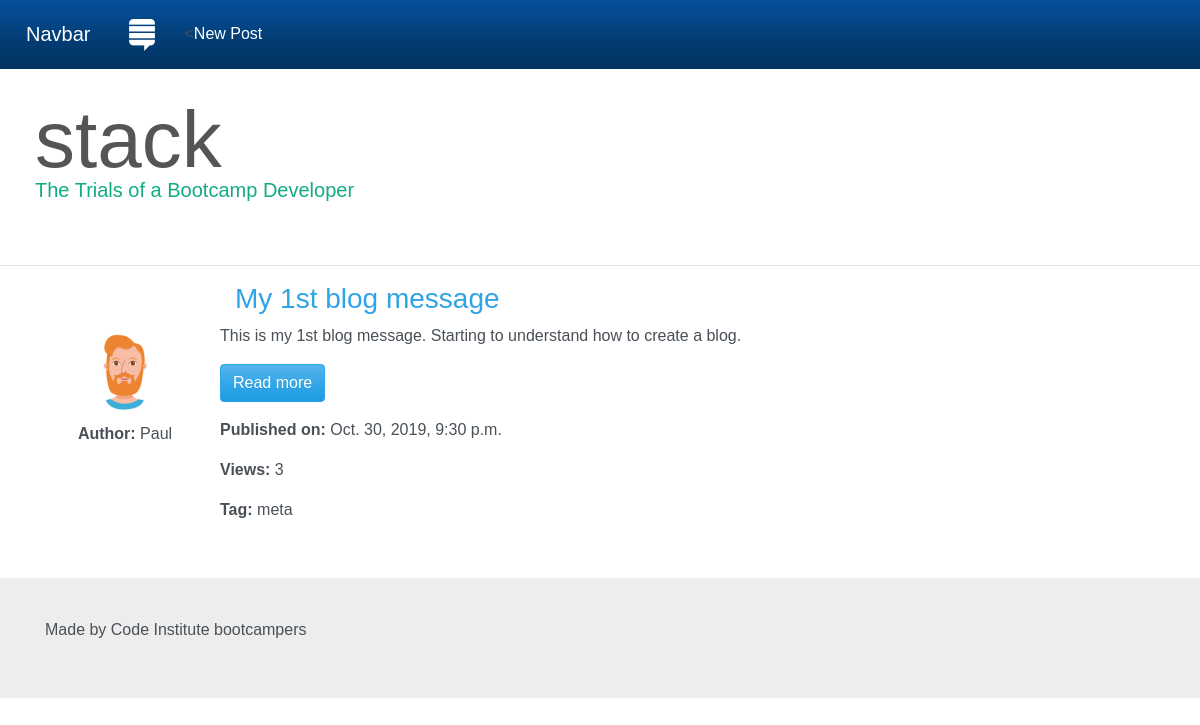
The app's page /posts/, older data.
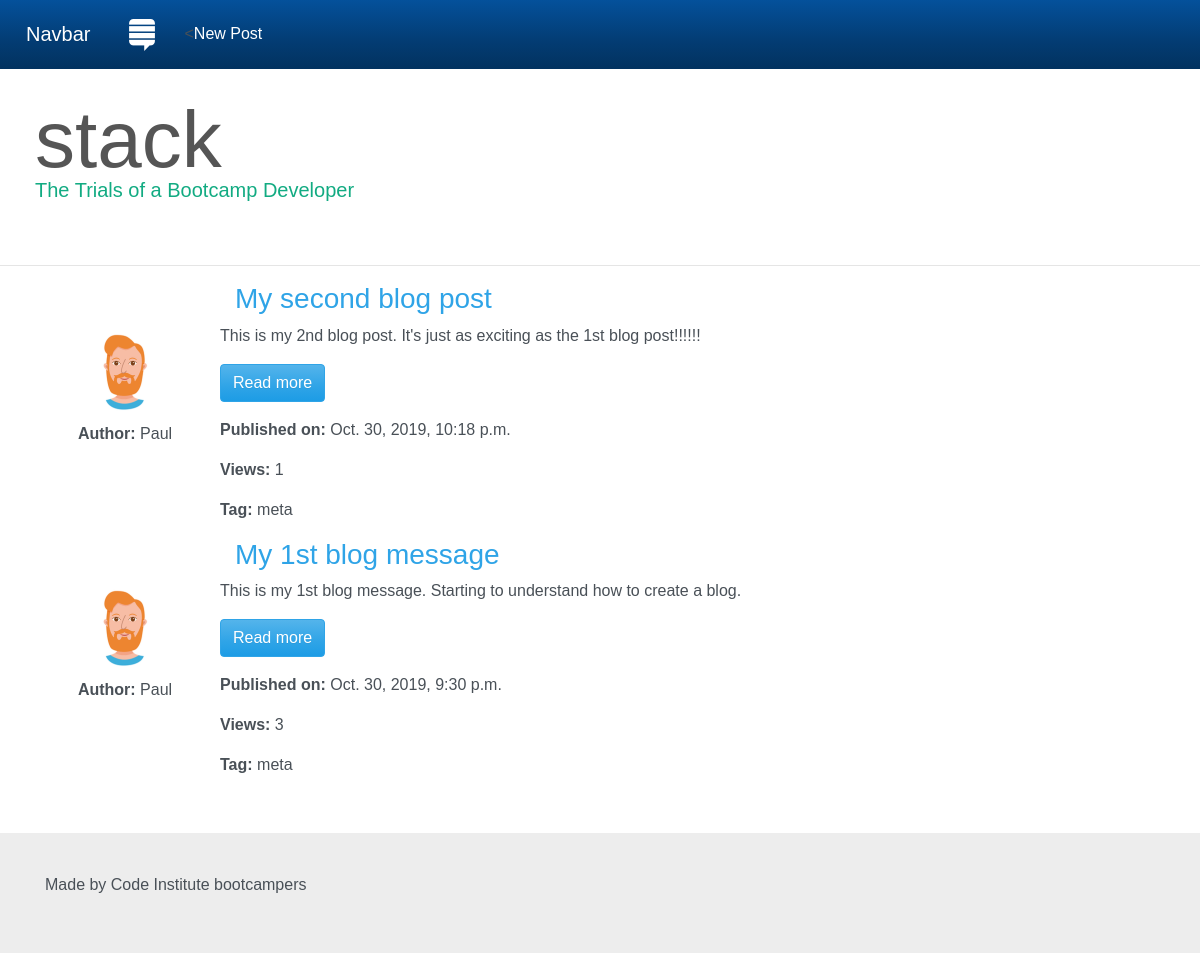
The same page, newer data.
### posts/models.py (models this page shows, shortened)
class Post(models.Model):
    title = models.CharField(max_length=200)
    content = models.TextField()
    created_date = models.DateTimeField(auto_now_add=True)
    published_date = models.DateTimeField(blank=True, null=True, default=timezone.now)
    views = models.IntegerField(default=0)
    tag = models.CharField(max_length=30, blank=True, null=True)
    image = models.ImageField(upload_to="img", blank=True, null=True)

### posts/views.py (the view)
def get_posts(request):
    posts = Post.objects.filter(published_date__lte=timezone.now()
        ).order_by('-published_date')
    return render(request, "blogposts.html", {'posts': posts})

### posts/templates/blogposts.html (shortened to what this page needs)
{% extends 'base.html' %}
{% block content %}
    {% for post in posts %}
        <div class="row">
            <div class="col-md-2 col-sm-3 text-center">
                <a class="story-img" href="#">
                    <img src="/media/img/profile.jpg" class="img-circle">
                </a>
                <p><span class="boldtext">Author:</span> Paul</p>
            </div>
            <div class="col-md-10 col-sm-9">
                <h3>{{ post.title }}</h3>
                <div class="row">
                    <div class="col-xs-9">
                        <p>{{ post.content|truncatewords:30 }}</p>
                        <p><a href="{% url 'post_detail' post.id %}"  class="btn btn-primary">Read more</a></p>
                        <p><span class="boldtext">Published on:</span> {{ post.published_date }} </p>
                        <p><span class="boldtext">Views:</span> {{post.views}}</p>
                        <p><span class="boldtext">Tag:</span> {{ post.tag }}</p>
                    </div>
                </div>
            </div>
        </div>
    {% endfor %}
{% endblock %}

### templates/base.html (shortened to what this page needs)
{% load static from staticfiles %}
<!DOCTYPE html>
<html lang="en">
<head>
    <link rel="stylesheet" href="https://stackpath.bootstrapcdn.com/bootswatch/4.3.1/cerulean/bootstrap.min.css" type="text/css" />
    <link rel="stylesheet" href="{% static 'css/custom.css' %}">
</head>
<body>
    <nav class="navbar navbar-expand-md bg-dark navbar-dark fixed-top">
        <a class="navbar-brand" href="#">Navbar</a>
        <a class="navbar-brand" href="{% url 'get_posts' %}"><img src="/media/img/logo.png"></a>
        <div class="collapse navbar-collapse" id="collapsibleNavbar">
            <<ul class="nav navbar-nav float-right new-post">
                <li><a href="{% url 'new_post' %}">New Post</a></li>
                </ul>
        </div>
    </nav>
    <div id="masthead">
        <div class="container">
            <div class="row">
                <h1> stack
                    <p id="logo" class="lead">The Trials of a Bootcamp Developer</p>
                </h1>
            </div>
        </div>
    </div>
    <hr>
    <div class="container">
        <div class="row">
            <div class="col-md-12">
                <div class="panel">
                    <div class="panel-body">
                        {% block content %} {% endblock %}
                    </div>
                </div>
            </div>
        </div>
    </div>
    <footer>
        <div class="container">
            <p>Made by Code Institute bootcampers</p>
        </div>
    </footer>
</body>
</html>

### static/css/custom.css (style rules this page uses)
body { font-family: Arial; padding-top: 50px; }
footer { margin-top: 40px; padding-top: 40px; padding-bottom: 40px; background-color: #ededed; }
h1, h1 a { color: #555555; text-decoration: none; }
#masthead { padding-left:10px; min-height: 199px; }
#masthead h1 { font-size: 55px; line-height: 1; margin-top: 50px; }
.navbar-brand { padding: 10px 10px; }
#logo { color: #12AB82; }
.story-img { margin-top: 25%; display: block; }
a, a:hover { color: #223344; text-decoration: none; }
.panel { border-color: transparent; border-radius: 0; }
.img-circle { width:100px; height: 100px; }
.boldtext { font-weight: bold; }
.new-post li a { color: #fff; }
@media screen and (min-width: 768px) { #masthead h1 { font-size: 80px; } }

Row changes from the older to the newer data that the page shows:
added Post: title "My second blog post", content "This is my 2nd blog post. It's just as exciting as the 1st blog post!!!!!!", published_date "Oct. 30, 2019, 10:18 p.m.", views "1", tag "meta"
